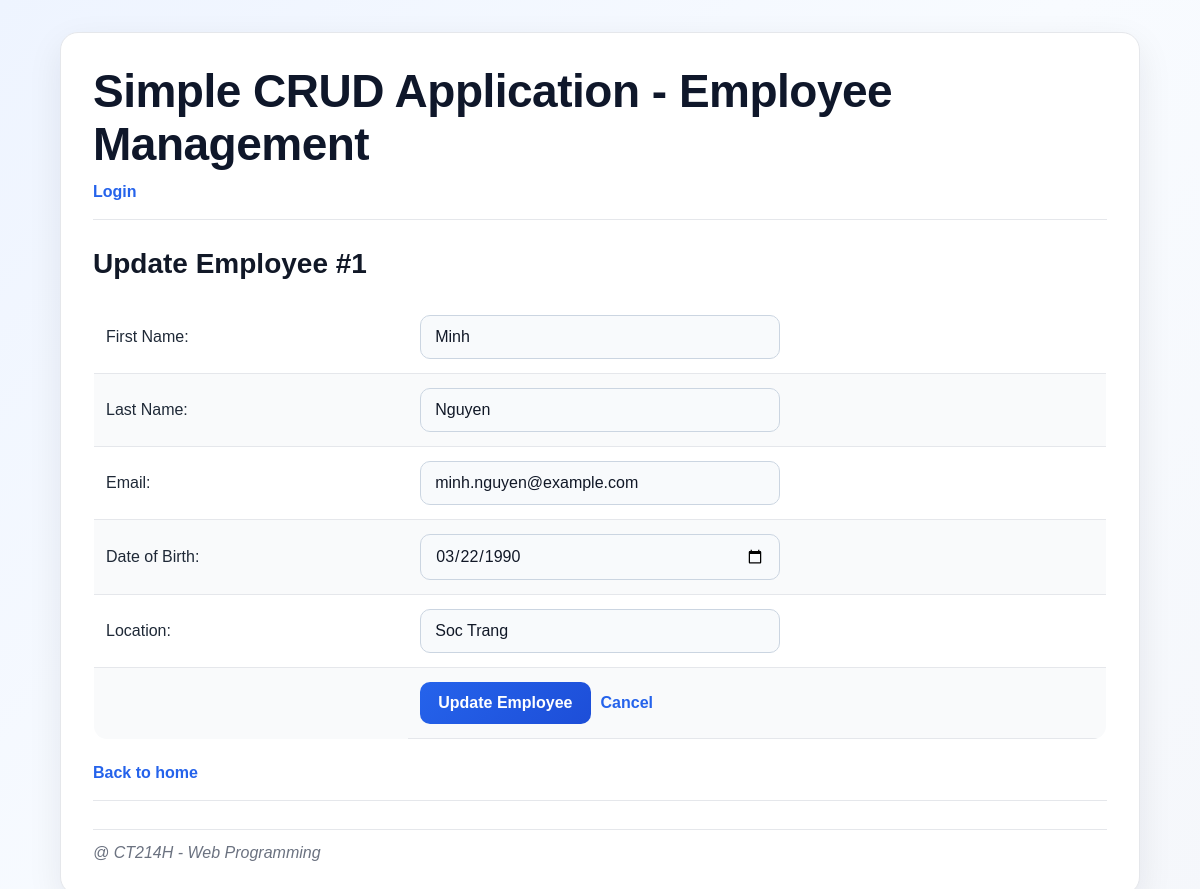
/update-single.php?id=1, run on the app's committed database.
### tables this page shows
CREATE TABLE employee (
    id INT(11) UNSIGNED AUTO_INCREMENT PRIMARY KEY,
    firstname VARCHAR(30) NOT NULL,
    lastname VARCHAR(30) NOT NULL,
    email VARCHAR(50) NOT NULL,
    dob DATE,
    location VARCHAR(50),
    startdate TIMESTAMP DEFAULT CURRENT_TIMESTAMP
);

### update-single.php (the view, shortened to what this page needs)
<?php
include 'templates/header.php';
include 'data/connect-select-db.php';
$id = mysqli_real_escape_string($conn, $_GET['id'] ?? '');
$sql = "SELECT * FROM employee WHERE id='$id'";
$result = mysqli_query($conn, $sql);
$employee = mysqli_fetch_assoc($result);
?>
<h2>Update Employee #<?php echo $id; ?></h2>
<form method="POST" accept-charset="UTF-8">
    <table>
        <tr>
            <td>First Name:</td>
            <td><input type="text" name="firstname" value="<?php echo htmlspecialchars($employee['firstname']); ?>" required></td>
        </tr>
        <tr>
            <td>Last Name:</td>
            <td><input type="text" name="lastname" value="<?php echo htmlspecialchars($employee['lastname']); ?>" required></td>
        </tr>
        <tr>
            <td>Email:</td>
            <td><input type="email" name="email" value="<?php echo htmlspecialchars($employee['email']); ?>" required></td>
        </tr>
        <tr>
            <td>Date of Birth:</td>
            <td><input type="date" name="dob" value="<?php echo $employee['dob']; ?>"></td>
        </tr>
        <tr>
            <td>Location:</td>
            <td><input type="text" name="location" value="<?php echo htmlspecialchars($employee['location']); ?>"></td>
        </tr>
        <tr>
            <td></td>
            <td class="actions">
                <input type="submit" value="Update Employee">
                <a href="update.php">Cancel</a>
            </td>
        </tr>
    </table>
</form>
<p><a href="index.php">Back to home</a></p>
<?php
include 'templates/footer.php';
?>

### css/style.css (style rules this page uses)
* { box-sizing: border-box; }
body { margin: 0; padding: 32px 16px; background: linear-gradient(135deg, #eef4ff 0%, #f8fbff 50%, #f5f7fb 100%); color: #1f2937; font-family: 'Times New Roman', Times, serif, Helvetica, sans-serif; }
h2 { margin: 28px 0 18px; color: #111827; font-size: 28px; font-weight: 700; }
p, li, label, input, td, th, a, div { font-size: 16px; font-family: Arial, Helvetica, sans-serif; }
.login-link, a { color: #2563eb; text-decoration: none; font-weight: 600; }
form { margin: 20px 0 24px; }
input[type="text"], input[type="email"], input[type="date"] { width: 100%; max-width: 360px; padding: 12px 14px; border: 1px solid #cbd5e1; border-radius: 10px; background: #f8fafc; color: #111827; outline: none; transition: all 0.2s ease; }
input[type="submit"], .button { display: inline-block; padding: 12px 18px; border: none; border-radius: 10px; background: linear-gradient(135deg, #2563eb, #1d4ed8); color: #ffffff; cursor: pointer; text-decoration: none; font-weight: 700; transition: transform 0.15s ease, box-shadow 0.2s ease, opacity 0.2s ease; }
table { width: 100%; border-collapse: collapse; margin: 18px 0 24px; overflow: hidden; border-radius: 14px; border: 1px solid #e5e7eb; background: #ffffff; }
th, td { border-bottom: 1px solid #e5e7eb; padding: 14px 12px; text-align: left; vertical-align: middle; }
tr:nth-child(even) td { background: #f9fafb; }
.actions { display: flex; gap: 10px; align-items: center; flex-wrap: wrap; }

### data on the page
employee: firstname "Minh", lastname "Nguyen", email "minh.nguyen@example.com", dob "03/22/1990", location "Soc Trang"

### other printed values
$id "1"
